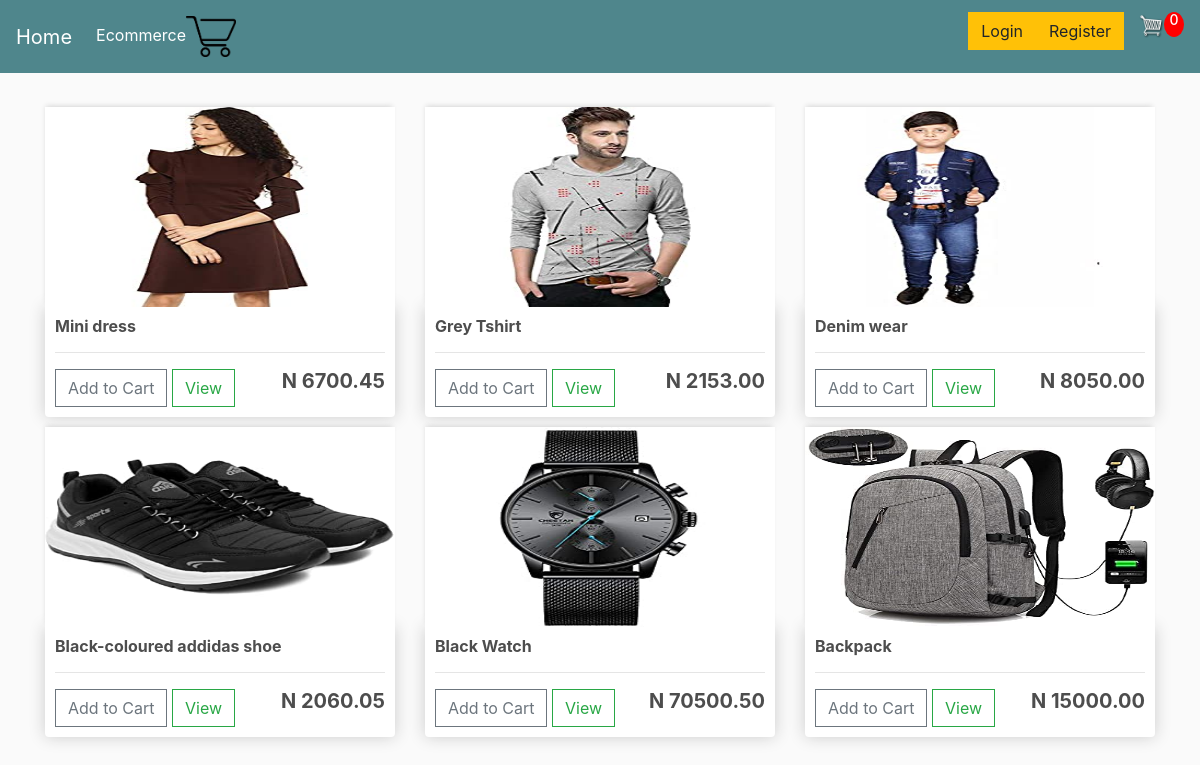
The page / on the database its author committed.
### e_commerce/models.py (models this page shows, shortened)
class Product(models.Model):
    name = models.CharField(max_length=150)
    slug = models.SlugField(max_length=200, unique=True, null=True, blank=True)
    price = models.DecimalField(max_digits=7, decimal_places=2)
    image = models.ImageField(upload_to='product_image', null=True, blank=True)
    digital = models.BooleanField(default=False,null=True, blank=True)
    category = models.ForeignKey(Category, on_delete=models.CASCADE,default=1)
    description = models.CharField(max_length=250, default='', null=True, blank=True)
    size = models.CharField(max_length=200, null=True, blank=True, help_text='Input size of product')
    class Meta:
        ordering = ['-name']
    @staticmethod
    def get_all_products():
        return Product.objects.all()

### e_commerce/views.py (the view)
# urls.py: path('', views.store, name='store'),
def store(request):
    data = cartData(request)
    cartItems = data['cartItems']
    totals = Product.get_all_products()
    categories = Category.get_all_categories()
    context = {
        'totals': totals,
        'categories': categories,
        'cartItems': cartItems
    }
    return render(request, 'e_commerce/store.html', context)

### e_commerce/models.py (called while the page is built)
    @staticmethod
    def get_all_categories():
        return Category.objects.all()

### e_commerce/utils.py (called while the page is built, shortened)
def cookieCart(request):
        try:
            cart = json.loads(request.COOKIES['cart'])
        except:
            cart = {}
        print('Cart:', cart)
        items = []
        order = {'get_cart_total':0, 'get_cart_items':0, 'shipping': False}
        cartItems = order['get_cart_items']
        return {'cartItems': cartItems, 'order':order, 'items': items}

def cartData(request):
    if request.user.is_authenticated:
        customer = request.user.customer
        order, created = Order.objects.get_or_create(customer=customer, complete=False)
        items = order.orderitem_set.all()
        cartItems = order.get_cart_items
    else:
        cookieData = cookieCart(request)
        cartItems = cookieData['cartItems']
        order = cookieData['order']
        items = cookieData['items']
    return {'cartItems': cartItems, 'order':order, 'items': items}

### e_commerce/templates/e_commerce/store.html (shortened to what this page needs)
{% extends 'base.html' %}
{% load static %}
{% block body %}
    <div class="row">
        {% for product in totals %}
        <div class="col-lg-4">
            <img class="thumbnail" src="{{ product.image.url }}">
            <div class="box-element product">
                <h6><strong>{{ product.name }}</strong></h6>
                <hr>
                <button data-product={{product.id}} data-action="add" class="btn btn-outline-secondary add-btn update-cart">Add to Cart</button>
                <a class="btn btn-outline-success" href="{% url 'product_details' product.slug %}">View</a>
                <h5 style="display:inline-block;float:right"><strong>N {{product.price|floatformat:2}}</strong></h5>
            </div>
        </div>
        {% endfor %}
    </div>
{% endblock body %}

### static/css/main.css (style rules this page uses)
body { background-color:hsl(0, 0%, 98%); }
h1,h2,h3,h4,h5,h6 { color:hsl(0, 0%, 30%); }
.box-element { box-shadow:hsl(0, 0%, 80%) 0 0 16px; background-color: #fff; border-radius: 4px; padding: 10px; }
.thumbnail { width: 100%; height: 200px; -webkit-box-shadow: -1px -3px 5px -2px rgba(214,214,214,1); -moz-box-shadow: -1px -3px 5px -2px rgba(214,214,214,1); box-shadow: -1px -3px 5px -2px rgba(214,214,214,1); }
.product { border-radius: 0 0 4px 4px; }
.col-lg-4, .col-lg-6, .col-lg-8, .col-lg-12 { margin-top: 10px; }
.btn { border-radius: 0; }

### rows shown on the page
Product: image (picture), name "Mini dress", price "6700.45"
Product: image (picture), name "Grey Tshirt", price "2153.00"
Product: image (picture), name "Denim wear", price "8050.00"
Product: image (picture), name "Black-coloured addidas shoe", price "2060.05"
Product: image (picture), name "Black Watch", price "70500.50"
Product: image (picture), name "Backpack", price "15000.00"

### other values the page prints
{{ cartItems }} "0"
